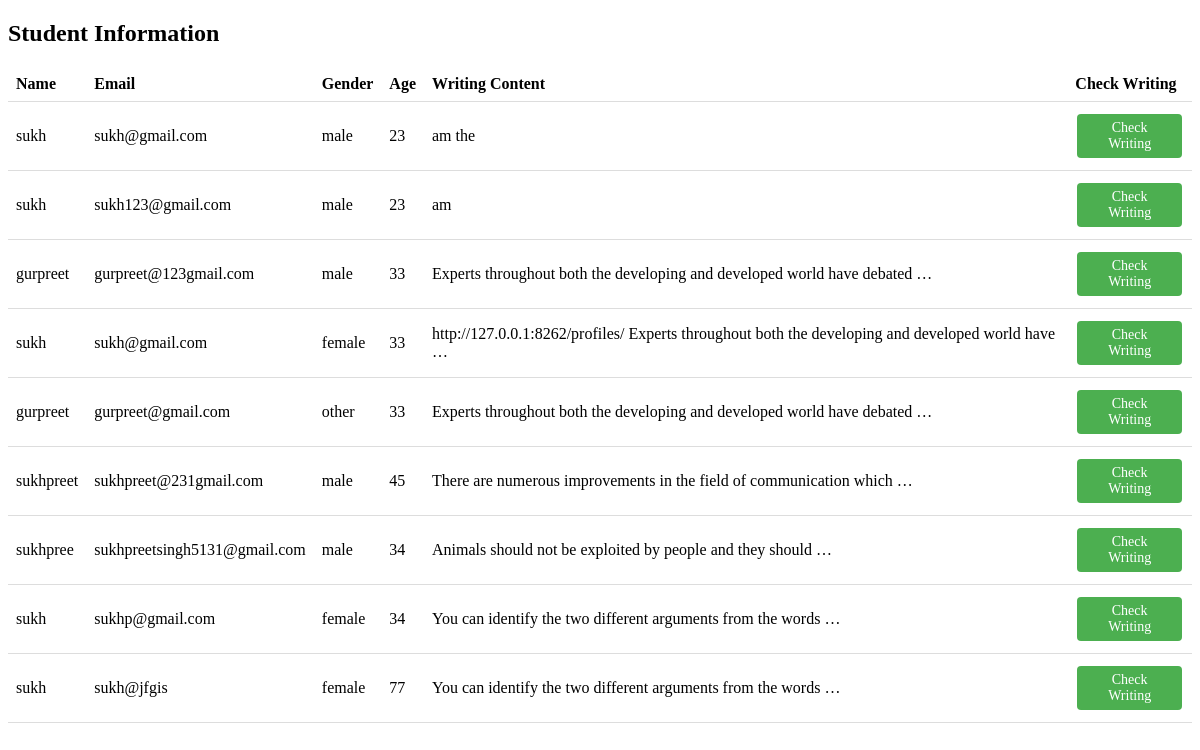
Page /teacher/ on the committed database.
### profiles/models.py (models this page shows, shortened)
class personal_detail(models.Model):
    name=models.CharField(max_length=50)
    email=models.CharField(max_length=50)
    age=models.ImageField()
    gender=models.CharField(max_length=40)
    comments=models.TextField()

### liveroom/views.py (the view)
# urls.py: path('', views.speaking),
def speaking(request):
    personal=personal_detail.objects.all()
    return render(request,'writing_check.html',{'info':personal})

### templates/writing_check.html (shortened to what this page needs)
<!DOCTYPE html>
<html>
<head>
</head>
<body>
    <h2>Student Information</h2>
    <table>
        <tr>
            <th>Name</th>
            <th>Email</th>
            <th>Gender</th>
            <th>Age</th>
            <th>Writing Content</th>
            <th>Check Writing</th>
        </tr>
        {% for student in info %}
        <tr>
            <td>{{ student.name }}</td>
            <td>{{ student.email }}</td>
            <td>{{ student.gender }}</td>
            <td>{{ student.age }}</td>
            <td>{{ student.comments|truncatewords:10 }}</td>
            <td><a class="check-writing" href="essay/{{ student.id }}">Check Writing</a></td>
        </tr>
        {% endfor %}
    </table>
</body>
</html>

### templates/writing_check.html (style rules this page uses)
table { border-collapse: collapse; width: 100%; }
th, td { padding: 8px; text-align: left; border-bottom: 1px solid #ddd; }
.check-writing { background-color: #4CAF50; color: white; border: none; padding: 6px 12px; text-align: center; text-decoration: none; display: inline-block; font-size: 14px; margin: 4px 2px; cursor: pointer; border-radius: 4px; }

### rows in the picture
personal_detail: name "sukh", email "sukh@gmail.com", gender "male", age "23", comments "am the"
personal_detail: name "sukh", email "sukh123@gmail.com", gender "male", age "23", comments "am"
personal_detail: name "gurpreet", email "gurpreet@123gmail.com", gender "male", age "33", comments "Experts throughout both the developing and developed world have debated …"
personal_detail: name "sukh", email "sukh@gmail.com", gender "female", age "33", comments "http://127.0.0.1:8262/profiles/ Experts throughout both the developing and developed world have …"
personal_detail: name "gurpreet", email "gurpreet@gmail.com", gender "other", age "33", comments "Experts throughout both the developing and developed world have debated …"
personal_detail: name "sukhpreet", email "sukhpreet@231gmail.com", gender "male", age "45", comments "There are numerous improvements in the field of communication which …"
personal_detail: name "sukhpree", email "sukhpreetsingh5131@gmail.com", gender "male", age "34", comments "Animals should not be exploited by people and they should …"
personal_detail: name "sukh", email "sukhp@gmail.com", gender "female", age "34", comments "You can identify the two different arguments from the words …"
personal_detail: name "sukh", email "sukh@jfgis", gender "female", age "77", comments "You can identify the two different arguments from the words …"
